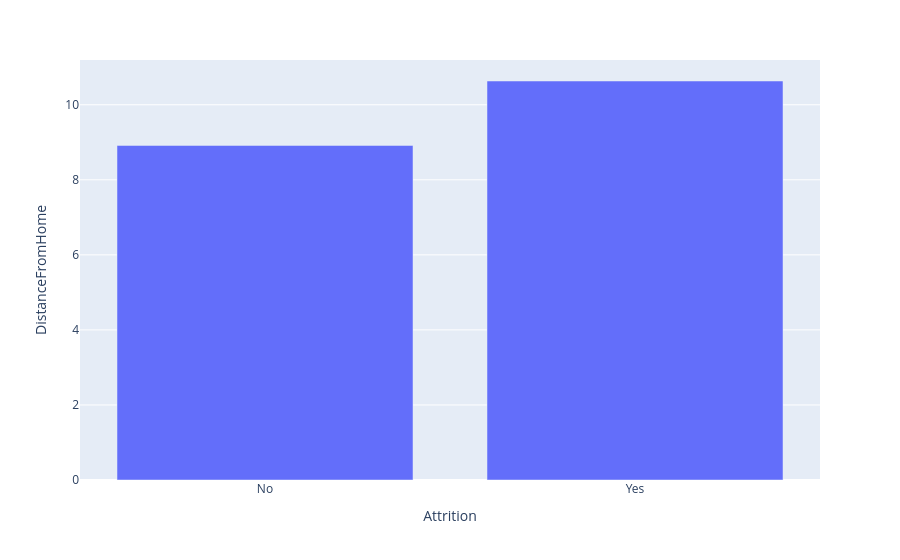

Notebook source saved alongside this figure:
### Markdown cell above
**5.11** ❓ **Question:** How does DistanceFromHome differ between employees who left vs stayed?

### Code cell
px.bar(
    data_frame=df.groupby('Attrition')['DistanceFromHome'].mean().reset_index(),
    x='Attrition',
    y='DistanceFromHome',
)

### Figure 1 — Plotly figure (JSON) as saved in the notebook; plotly's stock layout.template omitted (floating-point values rounded to 4 significant figures)
{"data": [{"hovertemplate": "Attrition=%{x}<br>DistanceFromHome=%{y}<extra></extra>", "legendgroup": "", "marker": {"color": "#636efa", "pattern": {"shape": ""}}, "name": "", "orientation": "v", "showlegend": false, "textposition": "auto", "type": "bar", "x": ["No", "Yes"], "xaxis": "x", "y": [8.916, 10.63], "yaxis": "y"}], "layout": {"barmode": "relative", "legend": {"tracegroupgap": 0}, "margin": {"t": 60}, "xaxis": {"anchor": "y", "domain": [0, 1], "title": {"text": "Attrition"}}, "yaxis": {"anchor": "x", "domain": [0, 1], "title": {"text": "DistanceFromHome"}}}}
